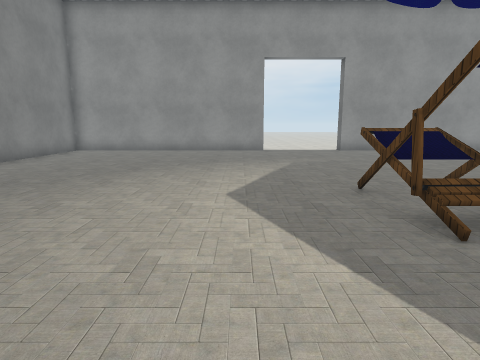
View 1 (above)

13 first-person views from a walk through a scene from a Unity 3-D project. The camera is 1.2 m above the floor, tilts 10° down and sees 75° across. The floor is counted in squares, 1 m on a side. Each view is taken from the middle of a square. On the plan, view 1 faces up. The plan holds only what a view shows up to about 13 squares ahead; the rest is blank. The place goes on beyond the plan. The player is left out. Some surface patterns are stand-ins.

View 2
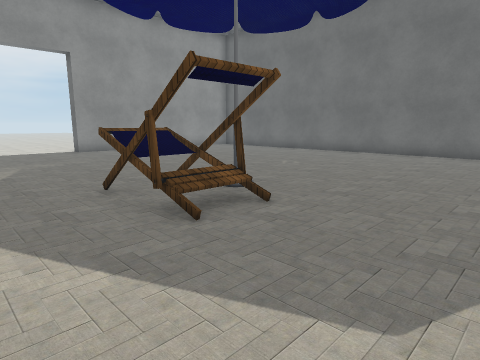

View 3
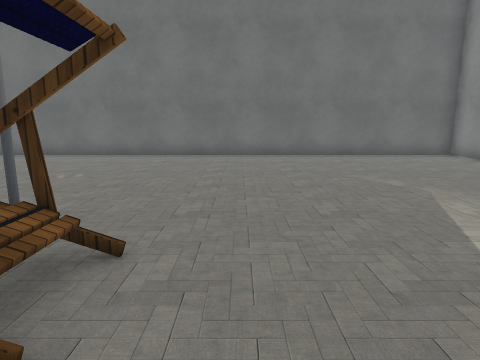

View 4
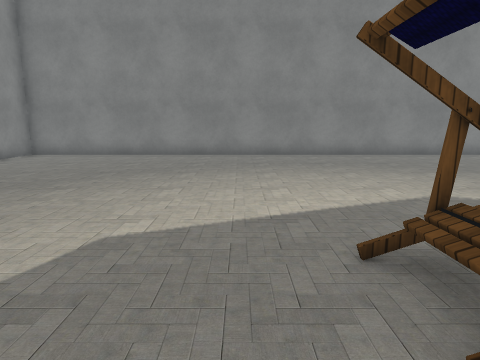

View 5
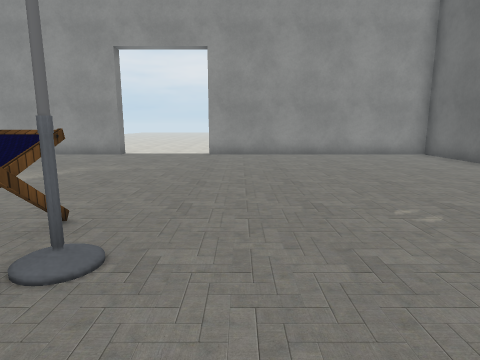

View 6
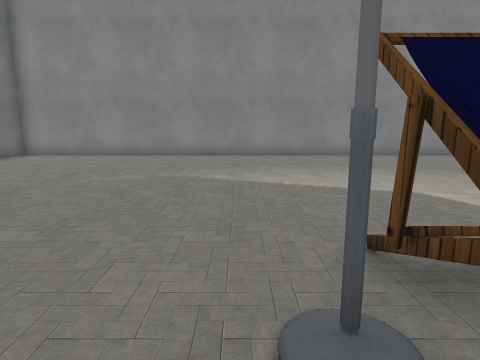

View 7
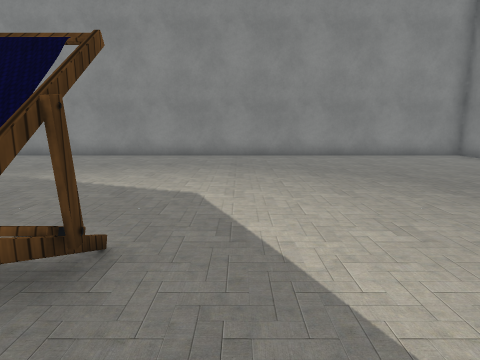

View 8
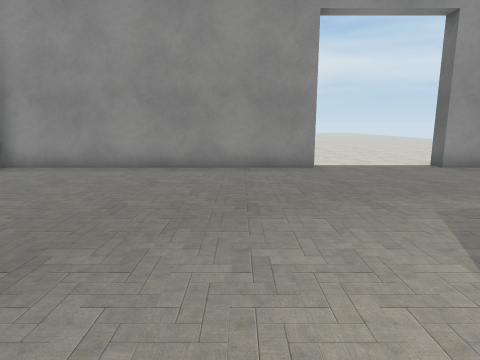

View 9
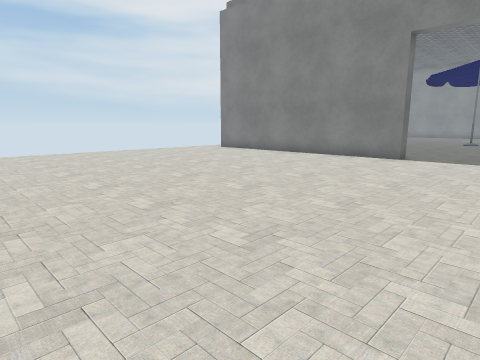

View 10
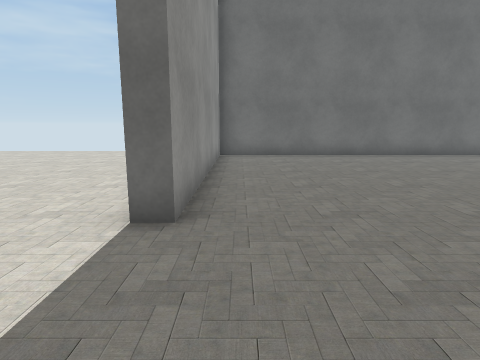

View 11
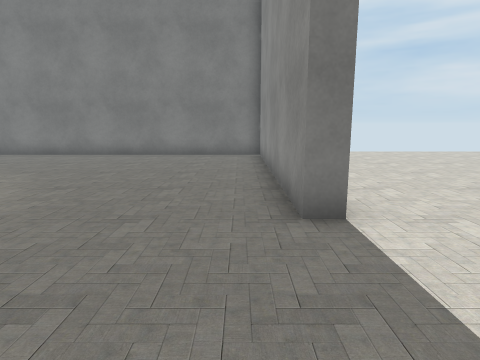

View 12
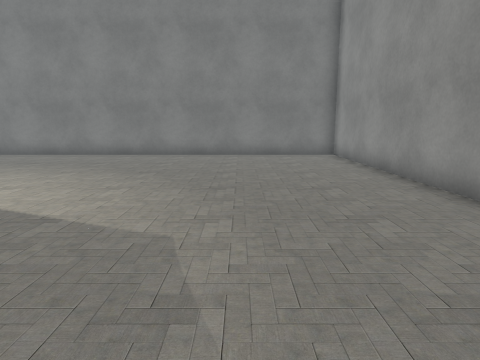

View 13
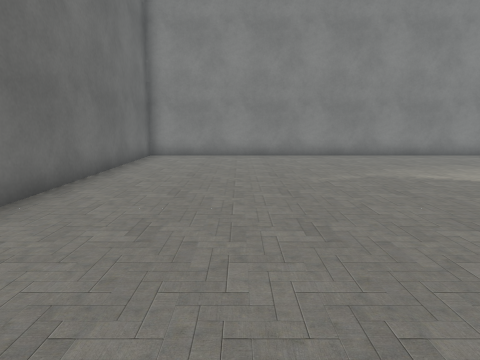

### Floor plan
Key: @ floor where view 1 was taken; # wall or solid block; . floor; O other object.
Columns run from 8 left of view 1 to 15 right of it. Each row starts with its distance up from view 1.
 27          . ...
 26           ...........
 25          ...............
 24          ...............
 23 ..       ...............
 22 ....      .............
 21 .....     .............
 20 .......   .............
 19 ........  .............
 18  ........ ...........
 17     ...............
 16       ...........
 15 O#########...##########
 14 #.....................#
 13 #.....................#
 12 #.....................#
 11 #.....................#
 10 #.....................#
  9 #.....................#
  8 #.....................#
  7 #.....................#
  6 #.........OOO.........#
  5 #..........OO.........#
  4 #.........OOO.........#
  3 #.........OO..........#
  2 #.....................#
  1 #.....................#
  0 #.......@.............#
 -1 #.....................#
 -2 #.....................#
 -3 #.....................#
 -4 #.....................#
 -5 #.....................#
 -6 #.....................#
 -7 #######################

Where each view was taken, in squares from view 1:
view 1: 0 up, 0 right, facing up
view 2: 0 up, 0 right, facing up-right
view 3: 2 up, 1 right, facing right
view 4: 2 up, 5 right, facing left
view 5: 2 up, 6 right, facing up
view 6: 6 up, 5 right, facing down
view 7: 6 up, 1 right, facing down
view 8: 6 up, 1 left, facing up
view 9: 27 up, 1 right, facing down-right
view 10: 14 up, 1 right, facing right
view 11: 14 up, 5 right, facing left
view 12: 11 up, 5 right, facing left
view 13: 6 up, 10 right, facing down
